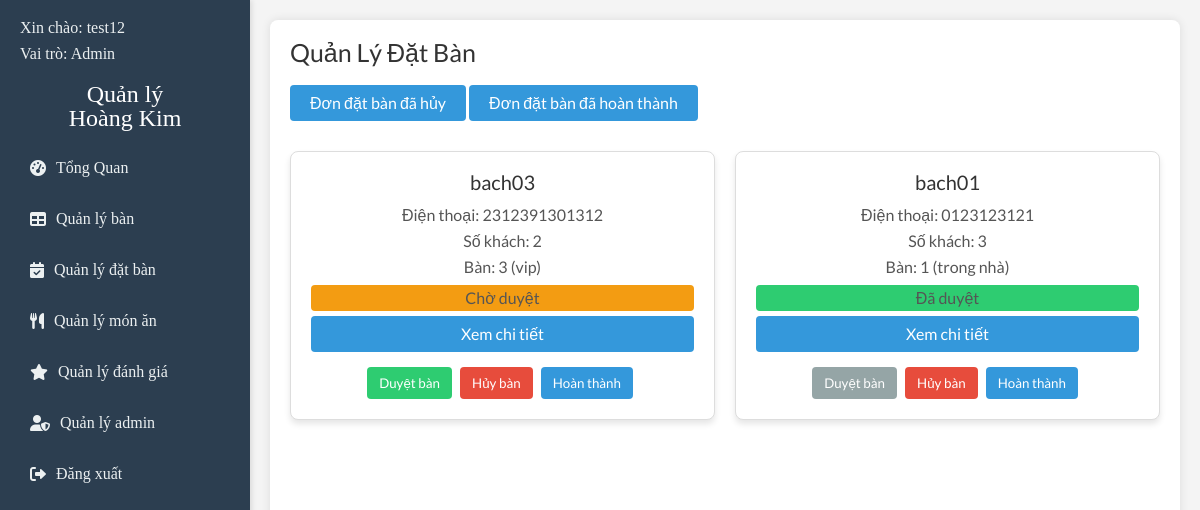
Screenshot of /admin/manage_reservations.php (signed in) with the database file from the repository.
### tables this page shows
CREATE TABLE `reservations` (
  `id` int(11) NOT NULL,
  `customer_name` varchar(100) NOT NULL,
  `customer_email` varchar(100) DEFAULT NULL,
  `customer_phone` varchar(15) NOT NULL,
  `reservation_time` datetime NOT NULL,
  `table_id` int(11) NOT NULL,
  `guests_count` int(11) NOT NULL,
  `notes` text DEFAULT NULL,
  `status` enum('Chờ duyệt','Đã duyệt','Hủy bàn','Hoàn Thành') DEFAULT 'Chờ duyệt',
  `created_at` timestamp NOT NULL DEFAULT current_timestamp()
);

CREATE TABLE `tables` (
  `id` int(11) NOT NULL,
  `capacity` int(11) NOT NULL,
  `zone` enum('trong nhà','ngoài trời','vip') DEFAULT 'trong nhà',
  `status` enum('trống','đã đặt') DEFAULT 'trống',
  `created_at` timestamp NOT NULL DEFAULT current_timestamp()
);

### admin/manage_reservations.php (the view, shortened to what this page needs)
<?php
include("./partials/navbar.php");
include("./db_connection.php");
$sql = "SELECT r.id, r.customer_name, r.customer_phone, r.guests_count, r.status, t.id AS table_id, t.zone
        FROM reservations r
        LEFT JOIN tables t ON r.table_id = t.id
        WHERE r.status IN ('Chờ duyệt', 'Đã duyệt')
        ORDER BY r.id DESC";
$result = $conn->query($sql);
?>
<link rel="stylesheet" href="./css/reset.css">
<link rel="stylesheet" href="./css/style.css">
<main class="content">
  <h1>Quản Lý Đặt Bàn</h1>
  <div class="buttons">
    <a href="/hoangkim/admin/handleReservation/cancelled_reservations.php" class="btn btn-secondary">Đơn đặt bàn đã hủy</a>
    <a href="/hoangkim/admin/handleReservation/completed_reservations.php" class="btn btn-secondary">Đơn đặt bàn đã hoàn thành</a>
  </div>
  <div class="cards-container">
    <?php
    if ($result->num_rows > 0) {
      while ($row = $result->fetch_assoc()) {
        $status_class = match ($row['status']) {
          'Chờ duyệt' => 'status-choduyet',
          'Đã duyệt' => 'status-daduyet',
          'Hủy bàn' => 'status-huyban',
          'Hoàn Thành' => 'status-hoanthanh',
        };
        $disable_approve = $row['status'] === 'Đã duyệt' ? 'disabled' : '';
        echo "
          <div class='card'>
            <h3>{$row['customer_name']}</h3>
            <p>Điện thoại: {$row['customer_phone']}</p>
            <p>Số khách: {$row['guests_count']}</p>
            <p>Bàn: {$row['table_id']} ({$row['zone']})</p>
            <p class='{$status_class}'>{$row['status']}</p>
            <a href='/hoangkim/admin/handleReservation/reservation_details.php?id={$row['id']}' class=' btn-secondary'>Xem chi tiết</a>
            <div class='actions'>
              <form action='/hoangkim/admin/handleReservation/update_reservation.php' method='POST'>
                <input type='hidden' name='id' value='{$row['id']}'>
                <input type='hidden' name='status' value='Đã duyệt'>
                <button class='btn-approve {$disable_approve}' type='submit' {$disable_approve}>Duyệt bàn</button>
              </form>
              <form action='/hoangkim/admin/handleReservation/update_reservation.php' method='POST'>
                <input type='hidden' name='id' value='{$row['id']}'>
                <input type='hidden' name='status' value='Hủy bàn'>
                <button class='btn-cancel' type='submit'>Hủy bàn</button>
              </form>
              <form action='/hoangkim/admin/handleReservation/update_reservation.php' method='POST'>
                <input type='hidden' name='id' value='{$row['id']}'>
                <input type='hidden' name='status' value='Hoàn thành'>
                <button class='btn-complete' type='submit'>Hoàn thành</button>
              </form>
            </div>
          </div>
        ";
      }
    } else {
      echo "<p>Chưa có đơn đặt bàn nào.</p>";
    }
    ?>
  </div>
</main>

### admin/css/style.css (style rules this page uses)
* { margin: 0; padding: 0; box-sizing: border-box; font-family: "Lato", sans-serif; }
body { display: flex; min-height: 100vh; background-color: #f4f4f4; color: #333; }
.content { flex: 1; padding: 20px; background: #fff; box-shadow: 0 0 10px rgba(0, 0, 0, 0.1); border-radius: 8px; margin: 20px; }
h1 { margin-bottom: 20px; color: #333; font-weight: 500; font-size: 25px; }
.card { flex: 1; background-color: #3498db; color: #fff; padding: 20px; border-radius: 8px; box-shadow: 0 4px 8px rgba(0, 0, 0, 0.1); text-align: center; }
.card h3 { margin-bottom: 10px; font-size: 20px; }
.card p { font-size: 16px; }

### admin/manage_reservations.php (style rules this page uses)
.cards-container { display: flex; flex-wrap: wrap; gap: 20px; margin-top: 20px; }
.card { width: 300px; border: 1px solid #ddd; border-radius: 8px; box-shadow: 0 4px 6px rgba(0, 0, 0, 0.1); padding: 20px; background-color: #fff; display: flex; flex-direction: column; justify-content: space-between; }
.card h3 { margin-bottom: 10px; color: #333; }
.card p { margin: 5px 0; color: #555; }
.status-choduyet { background-color: #f39c12; color: white; padding: 5px 10px; border-radius: 4px; text-align: center; }
.status-daduyet { background-color: #2ecc71; color: white; padding: 5px 10px; border-radius: 4px; text-align: center; }
.actions form { display: inline-block; }
.actions button { padding: 8px 12px; border: none; border-radius: 4px; color: white; cursor: pointer; margin-right: 5px; }
.btn-approve { background-color: #2ecc71; }
.btn-approve.disabled { background-color: #95a5a6; cursor: not-allowed; }
.btn-cancel { background-color: #e74c3c; }
.btn-complete { background-color: #3498db; margin-top: 5px; }
.buttons { margin-bottom: 20px; }
.btn-secondary { background-color: #3498db; color: white; padding: 10px 20px; border: none; border-radius: 4px; text-decoration: none; margin-bottom: 10px; display: inline-block; }

### rows the page displays
reservations: customer_name "bach03", customer_phone "2312391301312", guests_count "2", table "3", table.zone "vip", status "Chờ duyệt"
reservations: customer_name "bach01", customer_phone "0123123121", guests_count "3", table "1", table.zone "trong nhà", status "Đã duyệt"

### other values shown
$_SESSION['username'] "test12"
$_SESSION['user_role'] "Admin"
